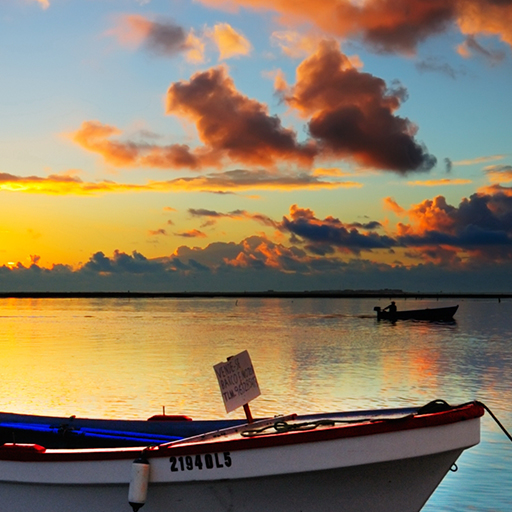
%> input picture Fig2-Nature.jpg, 512 x 512 px
$ octave poseidonV6.m   (GNU Octave 9; MATLAB toolbox functions it lacks are replaced by stand-ins)
%> lines starting %> are read from the running program, lines starting %| are printed output that depends on the picture; in (x1, y1, x2, y2) boxes, pixels count from 0 and x2, y2 are one past the last pixel; in counts of white or black regions, pixels touching at a corner belong together; the program's own positions count from 1; long printed decimals are rounded
%% ======================================================================
%   POSEIDONV4  —  Interpretable diffusion-generated image detector
%                  (POSEIDON v3 + v15 recalibration release; script v6)
%
%   Probabilistic Output of Statistical Edge-Intensity Descriptors Of Naturalness
%   Reference: dr Ratko Ivkovic et al., 2026 (IEEE TIP submission v16)
%   Author:    dr Ratko Ivkovic
%
%   This script is the canonical reference implementation of POSEIDON
%   inference for a SINGLE image (Algorithm 1, manuscript Section III.I).
%   To use, edit the imagePath variable below and run the entire script.
%
%   Script revision history:
%       v1-v3  initial inference + 5-panel attribution in a single figure
%       v4     separate-window split, MATLAB YTick fix
%       v5     panels relabelled to match manuscript Section IV.J
%              (a)=Input, (b)=Residual, (c)=|gradL|, (d)=contributions, (e)=PDF
%       v6     panel (e) corrected to use REAL GI+COCO class-conditional
%              statistics (mu and sigma from the actual training data),
%              filled distributions with FaceAlpha, new legend
%              {'AI distribution', 'Natural distribution', 'Test image'},
%              clarifying subtitle that classification uses all 4 descriptors
%
%   ALGORITHM (Algorithm 1, manuscript v16 Section III.I)
%       1.  Convert RGB to luminance via ITU-R BT.709 weights.
%       2.  Canny edge map of L with thresholds [0.10, 0.25].
%       3.  For each edge pixel: sample 13 points along gradient normal
%           (Eq. 3, t in {-6,..,+6}); compute the 11 discrete second
%           derivatives at interior positions; count sign changes among the
%           10 transitions (per Eq. 4) and normalize by 11.
%       4.  x1 = median over edge pixels of per-pixel sign-change density.
%       5.  Sample up to 500 random 8x8 blocks; x2 = (sum HF energy) /
%           (sum AC-only total energy) across blocks.
%       6.  Gradient magnitudes g = |grad L|; fit half-Lorentzian scale gamma
%           by MLE (Brent's method); x3 = discrete KL(p_hat || f_L_hat).
%       7.  x4 = excess kurtosis of pixel-wise luminance values of L.
%       8-9. z_j = (x_j - mu_j) / sigma_j;  Psi = beta_0 + sum beta_j z_j.
%       10. P(AI) = sigmoid(Psi).
%       11. Return P(AI) and contributions {c_j = beta_j z_j}.
%
%   ATTRIBUTION FIGURES (manuscript Section IV.J, 5 separate windows)
%       (a) Input image with predicted P(AI).
%       (b) Residual map R at x30 contrast.
%       (c) Gradient magnitude |grad L|.
%       (d) Per-descriptor contributions to the logit Psi_AI.
%       (e) Class-conditional PDF of the dominant descriptor x1
%           with the image's location marked.
%
%   CALIBRATION PARAMETERS
%       GI+COCO (within-cohort, 5-fold CV: acc = 80.80%, AUC = 0.8876)
%           beta_0   = +0.3349        mu_1 = 0.466281   sigma_1 = 0.061187
%           beta_1   = -1.6236        mu_2 = 0.051830   sigma_2 = 0.043004
%           beta_2   = -0.2570        mu_3 = 0.082389   sigma_3 = 0.081056
%           beta_3   = +1.2340        mu_4 = 0.502339   sigma_4 = 2.603799
%           beta_4   = +0.1565
%
%       Kaggle-recalibrated (within-Kaggle 5-fold mean: acc = 67.04%, AUC = 0.7378)
%           beta_0   = -0.3360        mu_1 = 0.447967   sigma_1 = 0.058943
%           beta_1   = +0.5830        mu_2 = 0.026510   sigma_2 = 0.025596
%           beta_2   = -0.6200        mu_3 = 0.093093   sigma_3 = 0.097728
%           beta_3   = +0.1360        mu_4 = 0.221757   sigma_4 = 2.823283
%           beta_4   = -1.1979
%
%       Class-conditional statistics for the dominant descriptor x1
%       (used by panel (e); computed on the full GI+COCO training data):
%           AI class (GenImage SDv5; N = 7042):    mu = 0.4366, sigma = 0.0491
%           Natural class (COCO val2017; N = 5000): mu = 0.5081, sigma = 0.0512
%       Class means differ by only ~0.07 (about 1.4 pooled SD); the two
%       distributions overlap substantially, which is consistent with the
%       single-feature AUC of 0.810 reported in the manuscript and which
%       motivates the four-descriptor aggregation.
% ======================================================================

clear; clc; close all;

% ----------------------------------------------------------------------
%   USER INPUT  -- edit this line to point to the image to analyse
%   F:\Education\RADOVI\Slike za analizu\Boat2.tiff
% ----------------------------------------------------------------------
imagePath = 'C:\Users\Bato\Desktop\RADOVI-2026\Image AI detector\ZA SLANJEE\Fig2-Nature.jpg';
% ----------------------------------------------------------------------

% ----------------------------------------------------------------------
%   USER OPTIONS
% ----------------------------------------------------------------------
calibration     = 'gi_coco';   % 'gi_coco' (default) or 'kaggle'
threshold       = 0.5;         % decision threshold theta in [0,1]
                               % optional Youden-optimal: 0.4902
showAttribution = true;        % open the five attribution figures
verbose         = true;        % print summary to console
% ----------------------------------------------------------------------


%% 1. CALIBRATION CONSTANTS (from training cohorts, v15 release)
switch lower(calibration)
    case 'gi_coco'
        beta  = [+0.3349, -1.6236, -0.2570, +1.2340, +0.1565];
        mu    = [0.466281, 0.051830, 0.082389, 0.502339];
        sigma = [0.061187, 0.043004, 0.081056, 2.603799];
    case 'kaggle'
        beta  = [-0.3360, +0.5830, -0.6200, +0.1360, -1.1979];
        mu    = [0.447967, 0.026510, 0.093093, 0.221757];
        sigma = [0.058943, 0.025596, 0.097728, 2.823283];
    otherwise
        error('poseidonV4:badCalibration', ...
            'calibration must be ''gi_coco'' or ''kaggle''');
end


%% 2. LOAD IMAGE AND CONVERT TO LUMINANCE (ITU-R BT.709, Eq. 1)
I = im2double(imread(imagePath));
if size(I,3) == 3
    L = 0.2126*I(:,:,1) + 0.7152*I(:,:,2) + 0.0722*I(:,:,3);
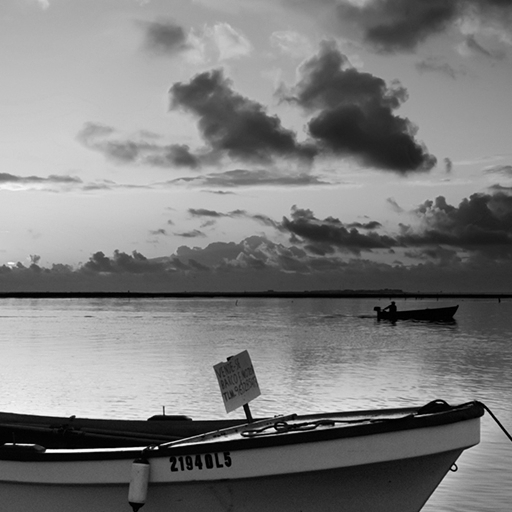
%> L: size 512x512 double; min 0, max 1, mean 0.49
else
    L = I;
end
[H, W] = size(L);


%% 3. DESCRIPTOR x1 — per-edge ringing index (Eq. 3, 4)
x1 = computeEdgeRinging(L);


%% 4. DESCRIPTOR x2 — block-DCT high-frequency energy ratio (Eq. 5)
x2 = computeDCT_HF(L);


%% 5. DESCRIPTOR x3 — Lorentzian KL divergence (Eq. 6, 7)
x3 = computeLorentzianKL(L);


%% 6. DESCRIPTOR x4 — luminance excess kurtosis (Eq. 8)
x4 = computeExcessKurtosis(L);

x = [x1, x2, x3, x4];


%% 7. STANDARDISATION  z_j = (x_j - mu_j) / sigma_j
z = (x - mu) ./ sigma;


%% 8. LOGIT  Psi = beta_0 + sum_j beta_j * z_j   (Eq. 9)
contributions = beta(2:5) .* z;
Psi = beta(1) + sum(contributions);


%% 9. LOGISTIC POSTERIOR  P(AI | x)   (Eq. 10)
P_AI = 1.0 / (1.0 + exp(-Psi));


%% 10. DECISION LABEL
if P_AI > threshold
    label = 'AI';
else
    label = 'natural';
end


%% 11. PACK RESULT STRUCT (kept in workspace for the user)
result = struct();
result.P_AI          = P_AI;
result.Psi           = Psi;
result.label         = label;
result.features      = x;
result.z_scores      = z;
result.contributions = contributions;
result.calibration   = calibration;
result.threshold     = threshold;
result.imagePath     = imagePath;


%% 12. CONSOLE SUMMARY
if verbose
    fprintf('\n=== POSEIDON v3 (v16 release, script v6) — single-image inference ===\n');
    fprintf('  Image:        %s\n', imagePath);
    fprintf('  Calibration:  %s  (mu, sigma, beta from %s cohort)\n', ...
            calibration, calibration);
    fprintf('  Resolution:   %d x %d\n', H, W);
    fprintf('\n  Raw descriptors:\n');
    descNames = {'x1 edge_ringing_avg', 'x2 DCT_HF_energy', ...
                 'x3 Lorenz_KL       ', 'x4 L_excess_kurt   '};
    for j = 1:4
        fprintf('    %s = %+9.6f   (z = %+7.4f,  beta*z = %+7.4f)\n', ...
                descNames{j}, x(j), z(j), contributions(j));
    end
    fprintf('\n  beta_0 (intercept)    = %+7.4f\n', beta(1));
    fprintf('  Psi (logit)           = %+7.4f\n', Psi);
    fprintf('  P(AI | image)         = %7.4f\n', P_AI);
    fprintf('  Decision (theta=%.4f) = %s\n', threshold, label);
    fprintf('======================================================================\n\n');
end


%% =====================================================================
%  13. ATTRIBUTION FIGURES (Section IV.J, manuscript v16)
%      Each panel opens in its own figure window.
%  =====================================================================
if showAttribution

    % Compute the residual map R = L - imgaussfilt(L, 1.5) and the
    % gradient magnitude |grad L| once, for shared use across the figures.
    if exist('imgaussfilt', 'file') == 2
        L_smooth = imgaussfilt(L, 1.5);
    else
        % Fallback for installations without Image Processing Toolbox.
        h = fspecial('gaussian', [9 9], 1.5);
        L_smooth = imfilter(L, h, 'replicate');
    end
    R = L - L_smooth;

    [Gy_disp, Gx_disp] = gradient(L);
    gradMag = sqrt(Gx_disp.^2 + Gy_disp.^2);

    % Shared colour palette (intercept grey + 4 descriptor colours).
    cols = [0.50 0.50 0.50;   % beta_0  intercept
            0.85 0.33 0.10;   % x1  edge_ringing      (orange)
            0.93 0.69 0.13;   % x2  DCT_HF            (yellow)
            0.00 0.45 0.74;   % x3  Lorenz_KL         (blue)
            0.49 0.18 0.56];  % x4  L_excess_kurt     (purple)


    % ===== Figure (a):  Input image with predicted P(AI) =================
    figure('Color', 'w', 'Name', 'POSEIDON (a) Input image', ...
           'NumberTitle', 'off');
    imshow(I);
    title(sprintf(['(a) Input image\n' ...
                   'P(AI) = %.4f   |   \\Psi = %+.3f   |   decision: %s'], ...
                   P_AI, Psi, label), ...
          'FontSize', 12, 'FontWeight', 'bold');


    % ===== Figure (b):  Residual map R at x30 contrast ===================
    figure('Color', 'w', 'Name', 'POSEIDON (b) Residual map', ...
           'NumberTitle', 'off');
    % Display formula: 0.5 + 30 * R, clipped to [0,1].  The constant 30
    % matches the manuscript's "x30 contrast" caption.
    R_display = 0.5 + 30 * R;
    R_display = max(0, min(1, R_display));
    imshow(R_display);
    title('(b) Residual map  R = L - L_{smooth}  at  \times30  contrast', ...
          'FontSize', 12, 'FontWeight', 'bold');


    % ===== Figure (c):  Gradient magnitude |grad L| ======================
    figure('Color', 'w', 'Name', 'POSEIDON (c) Gradient magnitude', ...
           'NumberTitle', 'off');
    % Auto-scale to upper 99th percentile so a few outliers do not flatten
    % the rest of the map.
    g_max = quantile(gradMag(:), 0.99);
    if g_max < eps, g_max = max(gradMag(:)) + eps; end
    gradMag_disp = min(gradMag / g_max, 1);
    imshow(gradMag_disp);
    colormap(gca, gray);
    title(sprintf('(c) Gradient magnitude  |\\nablaL|   (99%% percentile = %.4f)', g_max), ...
          'FontSize', 12, 'FontWeight', 'bold');


    % ===== Figure (d):  Per-descriptor contributions to the logit Psi ====
    figure('Color', 'w', 'Name', 'POSEIDON (d) Contributions to Psi', ...
           'NumberTitle', 'off');
    bars = [beta(1), contributions];   % include intercept as first bar
    barLabels = {'\beta_0', 'x_1 edge', 'x_2 DCT', 'x_3 KL', 'x_4 kurt'};
    bh = bar(bars, 'FaceColor', 'flat');
    bh.CData = cols;
    set(gca, 'XTick', 1:5, 'XTickLabel', barLabels, 'FontSize', 11);
    ylabel('Contribution to logit  \Psi_{AI}', 'FontSize', 11);
    title(sprintf('(d) Per-descriptor contributions to  \\Psi_{AI}  (sum = %+.3f)', Psi), ...
          'FontSize', 12, 'FontWeight', 'bold');
    grid on;
    yline(0, 'k-', 'LineWidth', 0.8);
    % Annotate each bar with its numeric value.
    for k = 1:5
        if bars(k) >= 0
            va = 'bottom'; off = 0.02;
        else
            va = 'top';    off = -0.02;
        end
        text(k, bars(k) + off, sprintf('%+.3f', bars(k)), ...
             'HorizontalAlignment', 'center', 'VerticalAlignment', va, ...
             'FontSize', 10, 'FontWeight', 'bold');
    end


    % ===== Figure (e):  Class-conditional PDF of x1  (v6 rewrite) ========
    figure('Color', 'w', 'Name', 'POSEIDON (e) Class-conditional PDF of x1', ...
           'NumberTitle', 'off', 'Position', [120 120 900 520]);

    % REAL class-conditional statistics computed on the full GI+COCO
    % training cohort (Excel data, May 2026):
    %   AI class    (GenImage SDv5;  N = 7042):  mu = 0.4366, sigma = 0.0491
    %   Natural     (COCO val2017;   N = 5000):  mu = 0.5081, sigma = 0.0512
    ai_mu   = 0.4366;   ai_sd  = 0.0491;
    nat_mu  = 0.5081;   nat_sd = 0.0512;

    % x-axis: covers the full empirical support [min(g) ~ 0.27, max ~ 0.64]
    xx = linspace(0.20, 0.75, 600);
    pdf_ai  = (1 / (ai_sd  * sqrt(2*pi))) .* exp(-((xx - ai_mu ).^2) / (2 * ai_sd ^2));
    pdf_nat = (1 / (nat_sd * sqrt(2*pi))) .* exp(-((xx - nat_mu).^2) / (2 * nat_sd^2));

    % Filled, semi-transparent distributions (area + thick outline)
    area(xx, pdf_ai,  'FaceColor', [0.85 0.33 0.10], 'FaceAlpha', 0.28, ...
                      'EdgeColor', [0.85 0.33 0.10], 'LineWidth', 2.2);
    hold on;
    area(xx, pdf_nat, 'FaceColor', [0.00 0.45 0.74], 'FaceAlpha', 0.28, ...
                      'EdgeColor', [0.00 0.45 0.74], 'LineWidth', 2.2);

    % Test-image dashed vertical line (guarded against NaN)
    if isfinite(x(1))
        xline(x(1), 'k--', 'LineWidth', 2.0);
        % Numeric value annotation next to the dashed line
        yl_now = ylim;
        text(x(1), yl_now(2)*0.92, sprintf('  x_1 = %.4f', x(1)), ...
             'FontSize', 11, 'FontWeight', 'bold', ...
             'Color', 'k', 'HorizontalAlignment', 'left');
    end

    % Direct on-curve labels (in addition to the legend, for clarity)
    [~, iAI ] = max(pdf_ai );
    [~, iNAT] = max(pdf_nat);
    text(xx(iAI),  pdf_ai (iAI)  * 1.05, 'AI', ...
         'Color', [0.65 0.20 0.05], 'FontSize', 12, 'FontWeight', 'bold', ...
         'HorizontalAlignment', 'center');
    text(xx(iNAT), pdf_nat(iNAT) * 1.05, 'Natural', ...
         'Color', [0.00 0.30 0.55], 'FontSize', 12, 'FontWeight', 'bold', ...
         'HorizontalAlignment', 'center');

    legend({'AI distribution', 'Natural distribution', 'Test image'}, ...
           'Location', 'NorthEast', 'FontSize', 11, 'Box', 'on');

    xlabel('x_1  =  per-edge ringing index', 'FontSize', 11);
    ylabel('Class-conditional density', 'FontSize', 11);
    title({'(e) Class-conditional PDF of the dominant descriptor x_1', ...
           sprintf(['     AI:  \\mu = %.4f, \\sigma = %.4f   |   ' ...
                    'Natural:  \\mu = %.4f, \\sigma = %.4f   |   ' ...
                    'Test:  x_1 = %.4f'], ...
                    ai_mu, ai_sd, nat_mu, nat_sd, x(1))}, ...
          'FontSize', 11, 'FontWeight', 'bold');
    xlim([0.20, 0.75]);
    grid on;

    % Clarifying caption note (small grey text below the title)


end


% ======================================================================
% ======================================================================
%                       LOCAL FUNCTIONS BELOW
% ======================================================================
% ======================================================================


function x1 = computeEdgeRinging(L)
% PER-EDGE RINGING INDEX  (Eq. 3-4, Section III.B)
%
% Canny edge map with thresholds [0.10, 0.25].  For each retained edge
% pixel, sample 13 points along the local gradient normal at t = -6..+6,
% take the discrete second derivative (11 values at t = -5..+5), and let
% the per-pixel ringing index = (number of sign changes among 10
% transitions) / 11.  x1 is the median over edge pixels.

    [H, W] = size(L);
    M = edge(L, 'Canny', [0.10 0.25]);
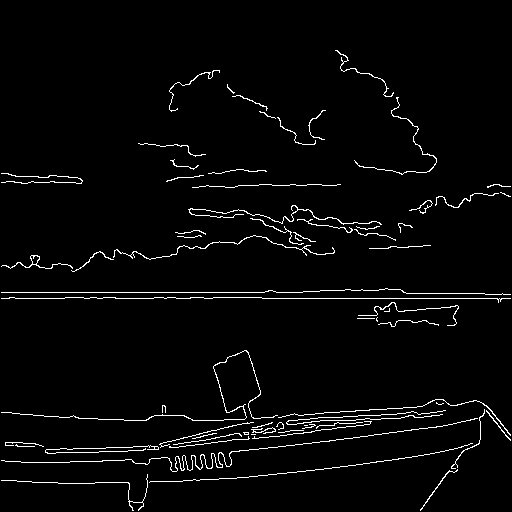
%> M: size 512x512 logical; 2.9% white in thin lines or dots, all inside (x1, y1, x2, y2) = (1, 50, 511, 511)

    % Gradient
    [Gy, Gx] = gradient(L);
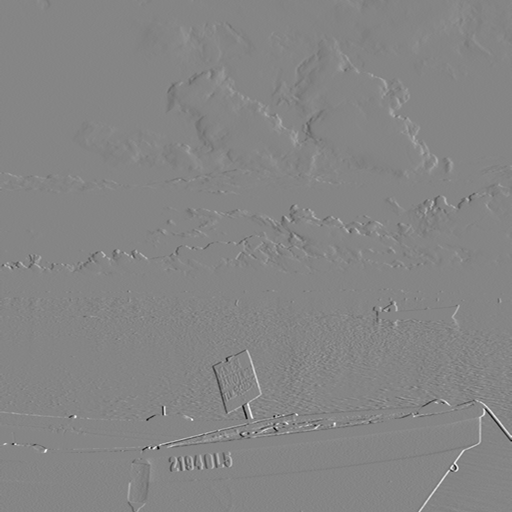
%> Gy: size 512x512 double; min -0.483, max 0.44, mean -0.000433; drawn with min black and max white
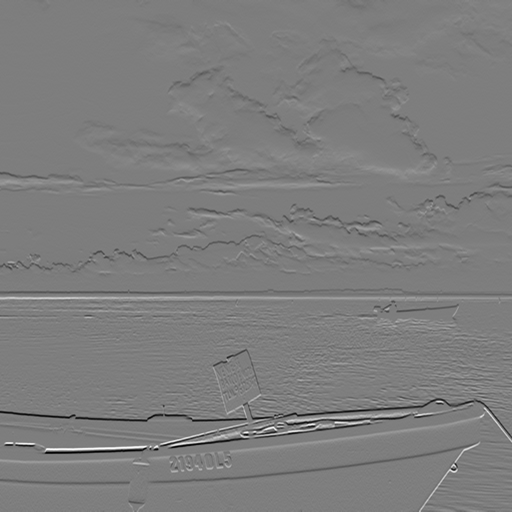
%> Gx: size 512x512 double; min -0.485, max 0.498, mean -0.000487; drawn with min black and max white

    % Edge pixel indices
    [rows, cols] = find(M);
%> rows = 7552 values from 51 to 511; cols = 7552 values from 2 to 511
    if isempty(rows)
        x1 = NaN;
        return;
    end

    % Pre-allocate
    r = nan(length(rows), 1);
    keptCount = 0;

    for k = 1:length(rows)
        i = rows(k);  j = cols(k);

        % Gradient normal direction
        gx = Gx(i,j);  gy = Gy(i,j);
        nm = sqrt(gx^2 + gy^2);
        if nm < 1e-10, continue; end
        nx = gx / nm;  ny = gy / nm;

        % Sample 13 points along the gradient normal at t = -6..+6 (Eq. 3)
        ts = -6:6;
        sample = nan(1, 13);
        valid = true(1, 13);
        for tIdx = 1:13
            t = ts(tIdx);
            xs = j + t*nx;
            ys = i + t*ny;
            if xs < 1 || xs > W || ys < 1 || ys > H
                valid(tIdx) = false;
            else
                % Bilinear interpolation
                x0 = floor(xs); x1f = min(x0+1, W);
                y0 = floor(ys); y1f = min(y0+1, H);
                a = xs - x0; b = ys - y0;
                sample(tIdx) = (1-a)*(1-b)*L(y0,x0) + a*(1-b)*L(y0,x1f) ...
                             + (1-a)*b*L(y1f,x0) + a*b*L(y1f,x1f);
            end
        end
        if ~all(valid), continue; end

        % Discrete second derivative: d_t = sample(t+1) - 2*sample(t) + sample(t-1)
        % For 13 samples (indices 1..13), this gives 11 second-derivative values
        % at interior positions (indices 2..12, i.e. t = -5..+5).
        d = sample(3:13) - 2*sample(2:12) + sample(1:11);

        % Count sign changes among the 11 second-derivative values:
        % 10 transitions checked (t \in {-5,...,+4} per Eq. 4); denominator 11.
        signChanges = sum(diff(sign(d)) ~= 0);
        r_k = signChanges / 11;

        keptCount = keptCount + 1;
        r(keptCount) = r_k;
    end
%> this loop made 7552 passes
%> (i, j, gx, gy, nm, nx, ny) on passes 1 to 3: (174, 2, -0.173, 0.0164, 0.173, -0.996, 0.0947), (183, 2, 0.0803, 0.00295, 0.0804, 0.999, 0.0366), (267, 2, -0.16, -0.047, 0.166, -0.959, -0.282)
%> after the loop, a = 0.659; b = 0.248; keptCount = 7460; sample = [0.556 0.524 0.505 0.538 0.556 0.585 0.493 0.0878 NaN NaN NaN NaN NaN]; valid = [true true true true true true true true false false false false false]; x0 = 511; x1f = 512; y0 = 440; y1f = 441

    r = r(1:keptCount);
%> r = 7460 values, max 0.909 at index 4822, min 0.0909 at index 98, mean 0.437
    if keptCount < 100
        x1 = NaN;
    else
        x1 = median(r);
%> x1 = 0.455
    end
end


function x2 = computeDCT_HF(L)
% BLOCK-DCT HIGH-FREQUENCY ENERGY RATIO  (Eq. 5, Section III.C)
%
% Partition L into non-overlapping 8x8 blocks; sample up to 500 random
% blocks; for each block compute the 8x8 DCT and accumulate HF energy
% (u+v >= 8) versus AC-only total energy ((u,v) != (0,0)).
%
%       x2 = sum_blocks(HF energy) / sum_blocks(AC-only total energy)

    [H, W] = size(L);
    nBlocksH = floor(H/8);
    nBlocksW = floor(W/8);
    if nBlocksH < 4 || nBlocksW < 4
        x2 = NaN;
        return;
    end

    totalBlocks = nBlocksH * nBlocksW;
    nSample = min(500, totalBlocks);

    % Fixed-seed RNG for reproducibility (manuscript Section III.C)
    rng(42);
    idx = randperm(totalBlocks, nSample);

    [u, v] = meshgrid(0:7, 0:7);
    M_HF  = (u + v) >= 8;
    M_AC  = ~((u == 0) & (v == 0));

    sumHF = 0; sumAC = 0;
    for k = 1:nSample
        [bi, bj] = ind2sub([nBlocksH, nBlocksW], idx(k));
        i0 = (bi-1)*8 + 1; i1 = i0 + 7;
        j0 = (bj-1)*8 + 1; j1 = j0 + 7;
        B = L(i0:i1, j0:j1);
        D = dct2(B);
        D2 = D.^2;
        sumHF = sumHF + sum(D2(M_HF));
        sumAC = sumAC + sum(D2(M_AC));
    end

    if sumAC < 1e-12
        x2 = NaN;
    else
        x2 = sumHF / sumAC;
    end
end


function x3 = computeLorentzianKL(L)
% LORENTZIAN KL DIVERGENCE  (Eq. 6, 7, Section III.D)
%
% Compute gradient magnitudes; retain strictly positive subset.  Fit
% scale gamma of the half-Lorentzian density f_L(g; gamma) = (2/pi) *
% gamma / (g^2 + gamma^2) by MLE via Brent's method (MATLAB fzero) on
% bracket [median(g)/10, 10*median(g)].  Then form a 100-bin histogram
% on g < quantile(g, 0.995) and return discrete KL(empirical || fitted).

    [Gy, Gx] = gradient(L);
    g = sqrt(Gx.^2 + Gy.^2);
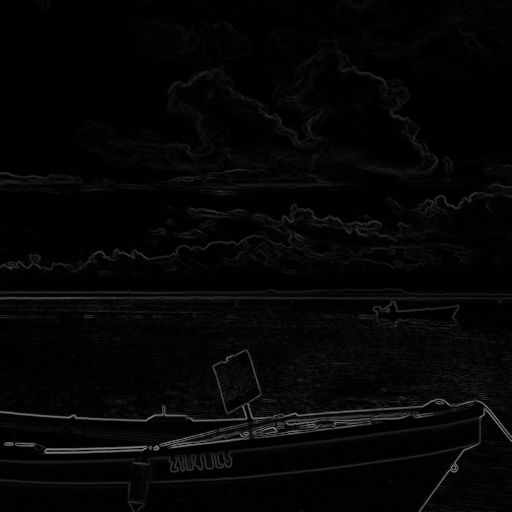
%> g: size 512x512 double; min 0, max 0.626, mean 0.023
%|   Resolution:   512 x 512
%> the loop `for j = 1:4` made 4 passes
%|     x1 edge_ringing_avg = +0.4545   (z = -0.1918,  beta*z = +0.3114)
%|     x2 DCT_HF_energy = +0.007424   (z = -1.0326,  beta*z = +0.2654)
%|     x3 Lorenz_KL        = +0.006322   (z = -0.9384,  beta*z = -1.1580)
%|     x4 L_excess_kurt    = -1.153   (z = -0.6358,  beta*z = -0.0995)
%|   Psi (logit)           = -0.3459
%|   P(AI | image)         =  0.4144
%> `R = L - L_smooth;`:
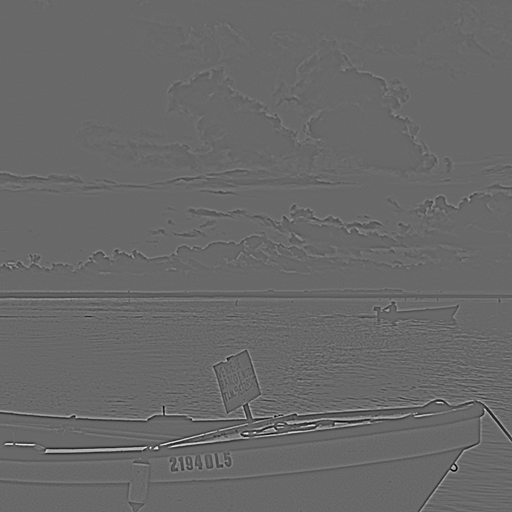
%> R: size 512x512 double; min -0.414, max 0.594, mean -4.4e-07; drawn with min black and max white
%> `R_display = max(0, min(1, R_display));`:
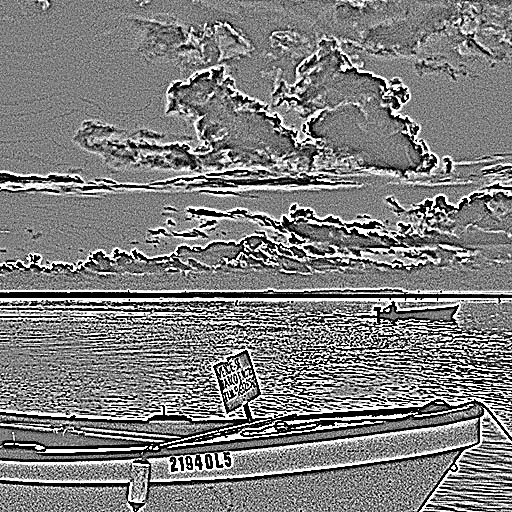
%> R_display: size 512x512 double; min 0, max 1, mean 0.5
%> (the rest of the program and of its run is left out)
